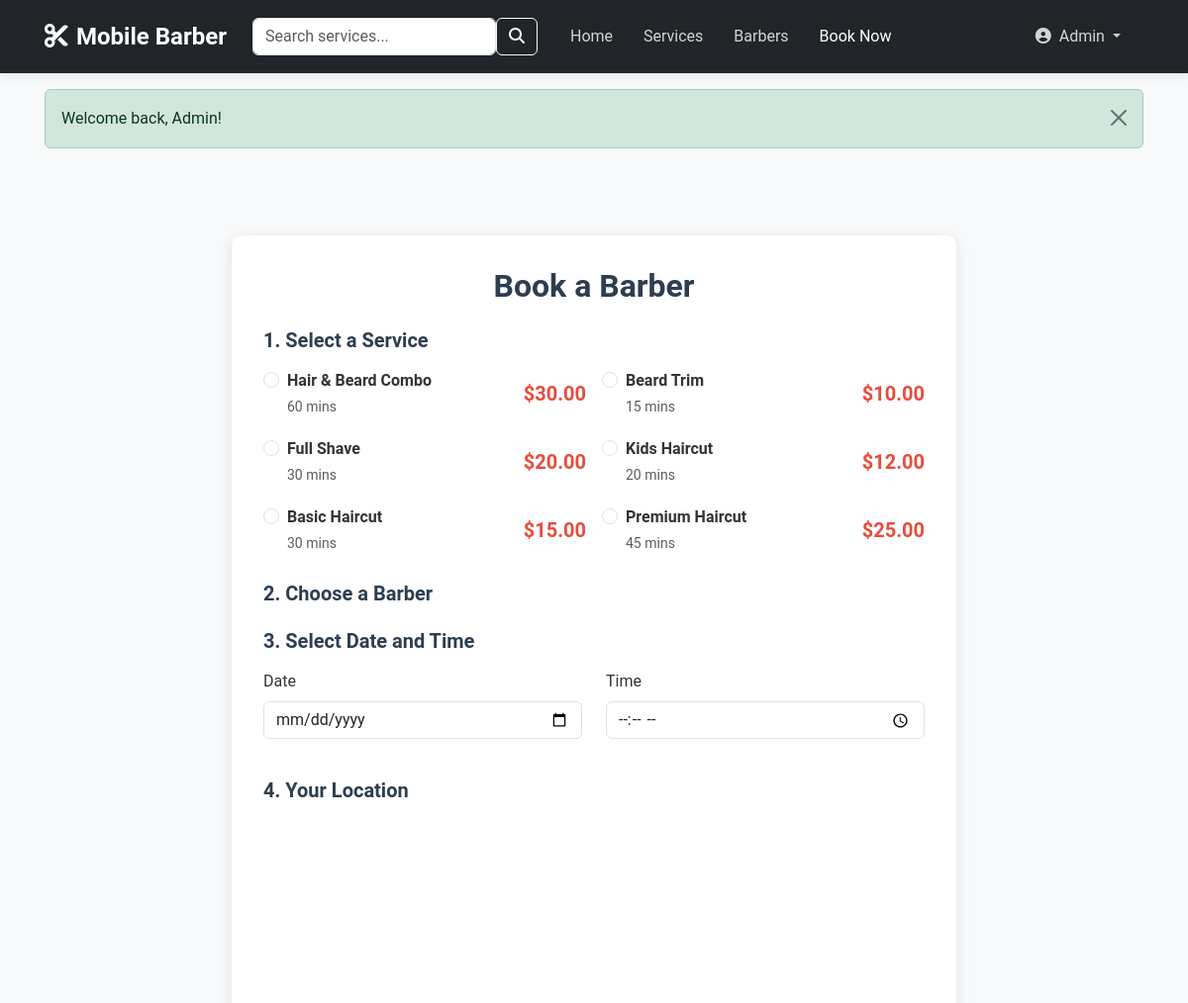
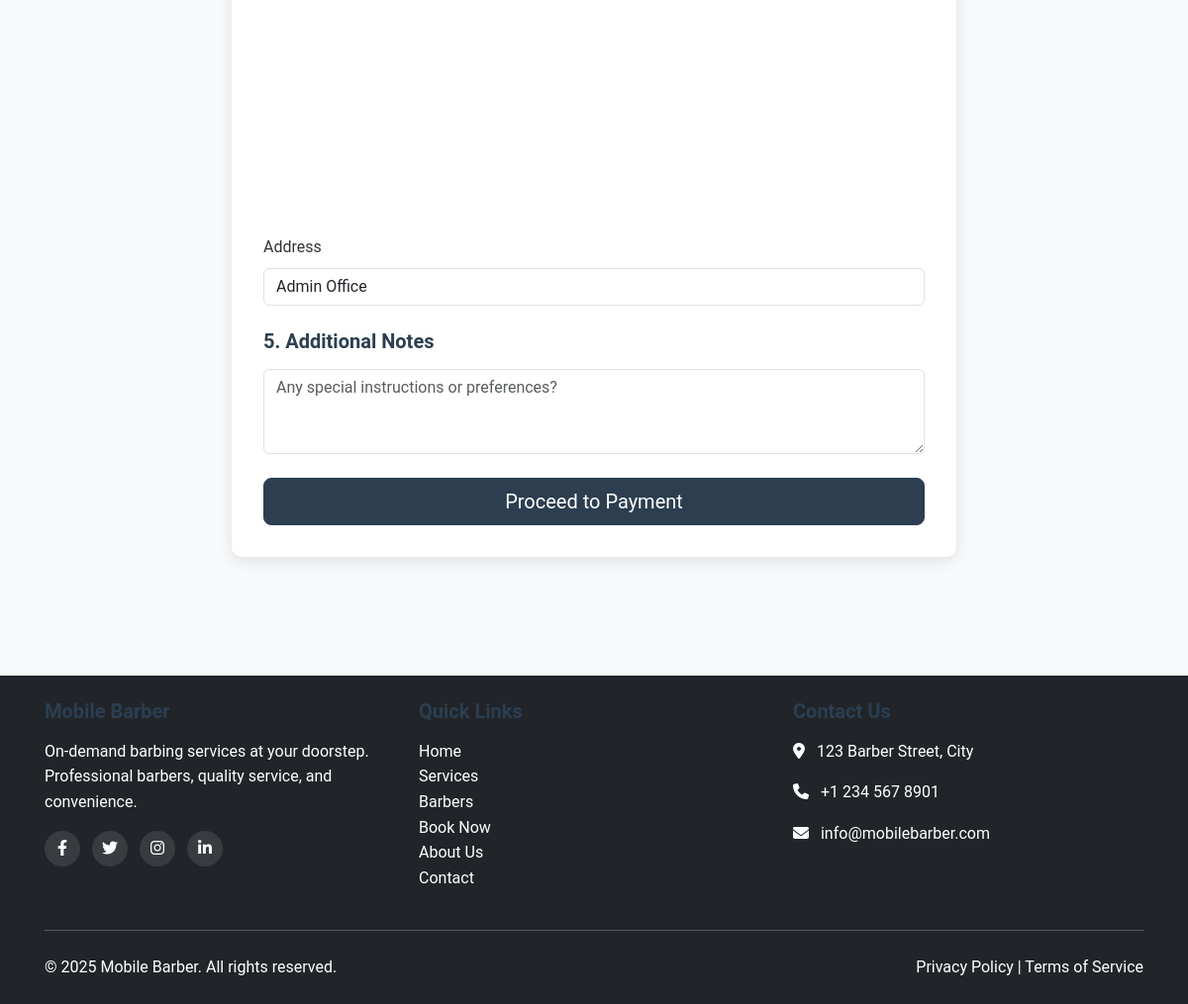
/index.php?page=booking (signed in), run on the app's committed database (2 pictures, top to bottom).
### tables this page shows
CREATE TABLE users (
    id INT AUTO_INCREMENT PRIMARY KEY,
    username VARCHAR(50) NOT NULL UNIQUE,
    email VARCHAR(100) NOT NULL UNIQUE,
    password VARCHAR(255) NOT NULL,
    first_name VARCHAR(50) NOT NULL,
    last_name VARCHAR(50) NOT NULL,
    phone VARCHAR(20) NOT NULL,
    address TEXT,
    profile_image VARCHAR(255) DEFAULT 'default.jpg',
    created_at TIMESTAMP DEFAULT CURRENT_TIMESTAMP,
    updated_at TIMESTAMP DEFAULT CURRENT_TIMESTAMP ON UPDATE CURRENT_TIMESTAMP,
    status ENUM('active', 'inactive', 'suspended') DEFAULT 'active'
);

CREATE TABLE services (
    id INT AUTO_INCREMENT PRIMARY KEY,
    name VARCHAR(100) NOT NULL,
    description TEXT,
    price DECIMAL(10,2) NOT NULL,
    duration INT NOT NULL,  
    image VARCHAR(255),
    category VARCHAR(50) NOT NULL,
    status ENUM('active', 'inactive') DEFAULT 'active',
    created_at TIMESTAMP DEFAULT CURRENT_TIMESTAMP
);

### includes/functions.php (called while the page is built, shortened)
<?php
function get_user($user_id) {
    $sql = "SELECT * FROM users WHERE id = ?";
    $stmt = db_query($sql, [$user_id]);
    $result = $stmt->get_result();
    if ($result->num_rows > 0) {
        return $result->fetch_assoc();
    }
    return false;
}
function get_services() {
    $sql = "SELECT * FROM services WHERE status = 'active' ORDER BY category, price";
    $stmt = db_query($sql);
    $services = [];
    $result = $stmt->get_result();
    while ($row = $result->fetch_assoc()) {
        $services[] = $row;
    }
    return $services;
}
function format_price($price) {
    return '$' . number_format($price, 2);
}
function get_flash_message() {
    if (isset($_SESSION['flash_message'])) {
        $flash = $_SESSION['flash_message'];
        return $flash;
    }
    return null;
}
?>

### config/database.php (called while the page is built, shortened)
<?php
try {
    $conn = new mysqli(DB_HOST, DB_USER, DB_PASS, DB_NAME);
    $conn->set_charset("utf8mb4");
} catch (Exception $e) {
    $temp_conn = new mysqli(DB_HOST, DB_USER, DB_PASS);
    if (!$temp_conn->connect_error) {
        $temp_conn->query("CREATE DATABASE IF NOT EXISTS " . DB_NAME . " CHARACTER SET utf8mb4 COLLATE utf8mb4_unicode_ci");
        $temp_conn->close();
        $conn = new mysqli(DB_HOST, DB_USER, DB_PASS, DB_NAME);
        if ($conn->connect_error) {
            die("Database connection failed: " . $conn->connect_error);
        }
        $conn->set_charset("utf8mb4");
    } else {
        die("Server connection failed: " . $temp_conn->connect_error);
    }
}
function db_query($sql, $params = []) {
    global $conn;
    $stmt = $conn->prepare($sql);
    if (!empty($params)) {
        $types = '';
        $bindParams = [];
        foreach ($params as $param) {
            if (is_int($param)) {
                $types .= 'i';
            } elseif (is_float($param)) {
                $types .= 'd';
            } elseif (is_string($param)) {
                $types .= 's';
            } else {
                $types .= 'b';
            }
            $bindParams[] = $param;
        }
        array_unshift($bindParams, $types);
        $bindParamsRefs = [];
        foreach ($bindParams as $key => $value) {
            $bindParamsRefs[$key] = &$bindParams[$key];
        }
        call_user_func_array([$stmt, 'bind_param'], $bindParamsRefs);
    }
    $stmt->execute();
    return $stmt;
}
?>

### includes/pages/booking.php (the view, shortened to what this page needs)
<?php
$user_id = $_SESSION['user_id'];
$user = get_user($user_id);
$services = get_services();
$selected_service = isset($_GET['service']) ? intval($_GET['service']) : '';
?>
<div class="container py-5">
    <div class="row">
        <div class="col-lg-8 mx-auto">
            <div class="booking-form">
                <h2 class="text-center mb-4">Book a Barber</h2>
                <form method="POST" action="" class="needs-validation" novalidate>
                    <div class="mb-4">
                        <h5>1. Select a Service</h5>
                        <div class="row g-3">
                            <?php foreach ($services as $service): ?>
                                <div class="col-md-6">
                                    <div class="form-check custom-radio">
                                        <input class="form-check-input" type="radio" name="service_id" id="service_<?php echo $service['id']; ?>" value="<?php echo $service['id']; ?>" <?php echo ($selected_service == $service['id']) ? 'checked' : ''; ?> required>
                                        <label class="form-check-label d-flex justify-content-between align-items-center" for="service_<?php echo $service['id']; ?>">
                                            <span>
                                                <strong><?php echo htmlspecialchars($service['name']); ?></strong>
                                                <br>
                                                <small class="text-muted"><?php echo htmlspecialchars($service['duration']); ?> mins</small>
                                            </span>
                                            <span class="service-price"><?php echo format_price($service['price']); ?></span>
                                        </label>
                                    </div>
                                </div>
                            <?php endforeach; ?>
                        </div>
                    </div>
                    <div class="mb-4">
                        <h5>2. Choose a Barber</h5>
                    </div>
                    <div class="mb-4">
                        <h5>3. Select Date and Time</h5>
                        <div class="row">
                            <div class="col-md-6 mb-3">
                                <label for="booking_date" class="form-label">Date</label>
                                <input type="date" class="form-control" id="booking_date" name="booking_date" min="<?php echo date('Y-m-d'); ?>" required>
                            </div>
                            <div class="col-md-6 mb-3">
                                <label for="booking_time" class="form-label">Time</label>
                                <input type="time" class="form-control" id="booking_time" name="booking_time" required>
                            </div>
                        </div>
                    </div>
                    <div class="mb-4">
                        <h5>4. Your Location</h5>
                        <div class="map-container" id="map"></div>
                        <div class="mb-3">
                            <label for="address" class="form-label">Address</label>
                            <input type="text" class="form-control" id="address" name="address" value="<?php echo htmlspecialchars($user['address'] ?? ''); ?>" required>
                        </div>
                    </div>
                    <div class="mb-4">
                        <h5>5. Additional Notes</h5>
                        <textarea class="form-control" id="notes" name="notes" rows="3" placeholder="Any special instructions or preferences?"></textarea>
                    </div>
                    <div class="d-grid gap-2">
                        <button type="submit" class="btn btn-primary btn-lg">Proceed to Payment</button>
                    </div>
                </form>
            </div>
        </div>
    </div>
</div>

### includes/header.php (shortened to what this page needs)
<!DOCTYPE html>
<html lang="en">
<head>
    <link href="https://cdn.jsdelivr.net/npm/bootstrap@5.3.0/dist/css/bootstrap.min.css" rel="stylesheet">
    <link rel="stylesheet" href="https://cdnjs.cloudflare.com/ajax/libs/font-awesome/6.4.0/css/all.min.css">
    <link rel="stylesheet" href="assets/css/style.css">
    <link rel="stylesheet" href="assets/css/responsive-override.css">
</head>
<body>
    <header class="sticky-top">
        <nav class="navbar navbar-expand-lg navbar-dark bg-dark">
            <div class="container">
                <a class="navbar-brand" href="index.php">
                    <i class="fas fa-cut me-2"></i>Mobile Barber
                </a>
                <div class="mobile-search-container" id="mobileSearchContainer">
                    <form action="index.php" method="get" class="d-flex">
                        <input class="form-control" type="search" name="search" placeholder="Search services..." aria-label="Search">
                        <button class="btn btn-outline-light" type="submit"><i class="fas fa-search"></i></button>
                    </form>
                </div>
                <div class="collapse navbar-collapse" id="navbarNav">
                    <ul class="navbar-nav me-auto">
                        <li class="nav-item">
                            <a class="nav-link <?php echo ($page == 'home') ? 'active' : ''; ?>" href="index.php">Home</a>
                        </li>
                        <li class="nav-item">
                            <a class="nav-link <?php echo ($page == 'services') ? 'active' : ''; ?>" href="index.php?page=services">Services</a>
                        </li>
                        <li class="nav-item">
                            <a class="nav-link <?php echo ($page == 'barbers') ? 'active' : ''; ?>" href="index.php?page=barbers">Barbers</a>
                        </li>
                        <li class="nav-item">
                            <a class="nav-link <?php echo ($page == 'booking') ? 'active' : ''; ?>" href="index.php?page=booking">Book Now</a>
                        </li>
                    </ul>
                    <ul class="navbar-nav">
                        <?php if (isset($_SESSION['user_id'])): ?>
                            <li class="nav-item dropdown">
                                <a class="nav-link dropdown-toggle" href="#" id="navbarDropdown" role="button" data-bs-toggle="dropdown" aria-expanded="false">
                                    <i class="fas fa-user-circle me-1"></i>
                                    <?php
                                    $user = get_user($_SESSION['user_id']);
                                    echo htmlspecialchars($user['first_name']);
                                    ?>
                                </a>
                            </li>
                        <?php endif; ?>
                    </ul>
                </div>
            </div>
        </nav>
    </header>
    <?php $flash = get_flash_message(); ?>
    <?php if ($flash): ?>
        <div class="container mt-3">
            <div class="alert alert-<?php echo $flash['type']; ?> alert-dismissible fade show" role="alert">
                <?php echo $flash['message']; ?>
                <button type="button" class="btn-close" data-bs-dismiss="alert" aria-label="Close"></button>
            </div>
        </div>
    <?php endif; ?>
    <main class="py-4">

### index.php (shortened to what this page needs)
<?php
require_once 'config/database.php';
require_once 'includes/functions.php';
$page = isset($_GET['page']) ? $_GET['page'] : 'home';
include_once 'includes/header.php';
switch ($page) {
    case 'booking':
        include_once 'includes/pages/booking.php';
        break;
}
if (!isset($hide_footer) || !$hide_footer) {
    include_once 'includes/footer.php';
}
?>

### includes/footer.php (shortened to what this page needs)
</main>
    <footer class="bg-dark text-white py-4 mt-5">
        <div class="container">
            <div class="row">
                <div class="col-md-4 mb-3 mb-md-0">
                    <h5>Mobile Barber</h5>
                    <p>On-demand barbing services at your doorstep. Professional barbers, quality service, and convenience.</p>
                    <div class="social-icons">
                        <a href="#" class="text-white me-2"><i class="fab fa-facebook-f"></i></a>
                        <a href="#" class="text-white me-2"><i class="fab fa-twitter"></i></a>
                        <a href="#" class="text-white me-2"><i class="fab fa-instagram"></i></a>
                        <a href="#" class="text-white"><i class="fab fa-linkedin-in"></i></a>
                    </div>
                </div>
                <div class="col-md-4 mb-3 mb-md-0">
                    <h5>Quick Links</h5>
                    <ul class="list-unstyled">
                        <li><a href="index.php" class="text-white">Home</a></li>
                        <li><a href="index.php?page=services" class="text-white">Services</a></li>
                        <li><a href="index.php?page=barbers" class="text-white">Barbers</a></li>
                        <li><a href="index.php?page=booking" class="text-white">Book Now</a></li>
                        <li><a href="#" class="text-white">About Us</a></li>
                        <li><a href="#" class="text-white">Contact</a></li>
                    </ul>
                </div>
                <div class="col-md-4">
                    <h5>Contact Us</h5>
                    <address>
                        <p><i class="fas fa-map-marker-alt me-2"></i> 123 Barber Street, City</p>
                        <p><i class="fas fa-phone me-2"></i> +1 234 567 8901</p>
                        <p><i class="fas fa-envelope me-2"></i> info@mobilebarber.com</p>
                    </address>
                </div>
            </div>
            <hr class="my-4">
            <div class="row">
                <div class="col-md-6 mb-3 mb-md-0">
                    <p class="mb-0">&copy; <?php echo date('Y'); ?> Mobile Barber. All rights reserved.</p>
                </div>
                <div class="col-md-6 text-md-end">
                    <p class="mb-0"><a href="#" class="text-white">Privacy Policy</a> | <a href="#" class="text-white">Terms of Service</a></p>
                </div>
            </div>
        </div>
    </footer>
</body>
</html>

### assets/css/style.css (style rules this page uses)
:root { --primary-color: #2c3e50; --secondary-color: #e74c3c; --accent-color: #3498db; --light-color: #ecf0f1; --dark-color: #2c3e50; --success-color: #2ecc71; --warning-color: #f39c12; --danger-color: #e74c3c; --gray-color: #95a5a6; --text-color: #333; --body-bg: #f8f9fa; }
body { font-family: 'Roboto', sans-serif; color: var(--text-color); background-color: var(--body-bg); line-height: 1.6; }
h1, h2, h3, h4, h5, h6 { font-weight: 700; margin-bottom: 1rem; color: var(--dark-color); }
a { color: var(--accent-color); text-decoration: none; transition: all 0.3s ease; }
.btn-primary { background-color: var(--primary-color); border-color: var(--primary-color); }
.navbar { box-shadow: 0 2px 10px rgba(0, 0, 0, 0.1); }
.navbar-brand { font-weight: 700; font-size: 1.5rem; }
.navbar-dark .navbar-nav .nav-link { color: rgba(255, 255, 255, 0.8); }
.navbar-dark .navbar-nav .nav-link:hover, .navbar-dark .navbar-nav .nav-link.active { color: #fff; }
.service-price { font-weight: 700; color: var(--secondary-color); font-size: 1.25rem; }
.booking-form { background-color: white; border-radius: 10px; box-shadow: 0 4px 15px rgba(0, 0, 0, 0.1); padding: 2rem; }
.map-container { height: 400px; border-radius: 10px; overflow: hidden; margin-bottom: 1.5rem; }
footer { background-color: var(--dark-color); }
footer a { color: white; text-decoration: none; }
.social-icons a { display: inline-block; width: 36px; height: 36px; background-color: rgba(255, 255, 255, 0.1); border-radius: 50%; text-align: center; line-height: 36px; margin-right: 0.5rem; transition: all 0.3s ease; }

### assets/css/responsive-override.css (style rules this page uses)
.container { width: 100%; max-width: 1140px; padding-right: 15px; padding-left: 15px; margin-right: auto; margin-left: auto; }
.navbar-collapse { display: flex !important; flex-basis: auto !important; }
.navbar-nav { flex-direction: row !important; }
.navbar-nav .nav-item { margin-right: 15px; }
.mobile-search-container { display: flex !important; position: relative; padding: 10px; background-color: transparent; z-index: 1000; margin-right: 15px; }

### data on the page
users: first_name "Admin", address "Admin Office"
services: service_id "☐ Hair & Beard Combo 60 mins $30", name "Hair & Beard Combo", duration "60", price "$30.00"
services: service_id "☐ Beard Trim 15 mins $10.00", name "Beard Trim", duration "15", price "$10.00"
services: service_id "☐ Full Shave 30 mins $20.00", name "Full Shave", duration "30", price "$20.00"
services: service_id "☐ Kids Haircut 20 mins $12.00", name "Kids Haircut", duration "20", price "$12.00"
services: service_id "☐ Basic Haircut 30 mins $15.00", name "Basic Haircut", duration "30", price "$15.00"
services: service_id "☐ Premium Haircut 45 mins $25.00", name "Premium Haircut", duration "45", price "$25.00"

### other printed values
$flash['message'] "Welcome back, Admin!"
